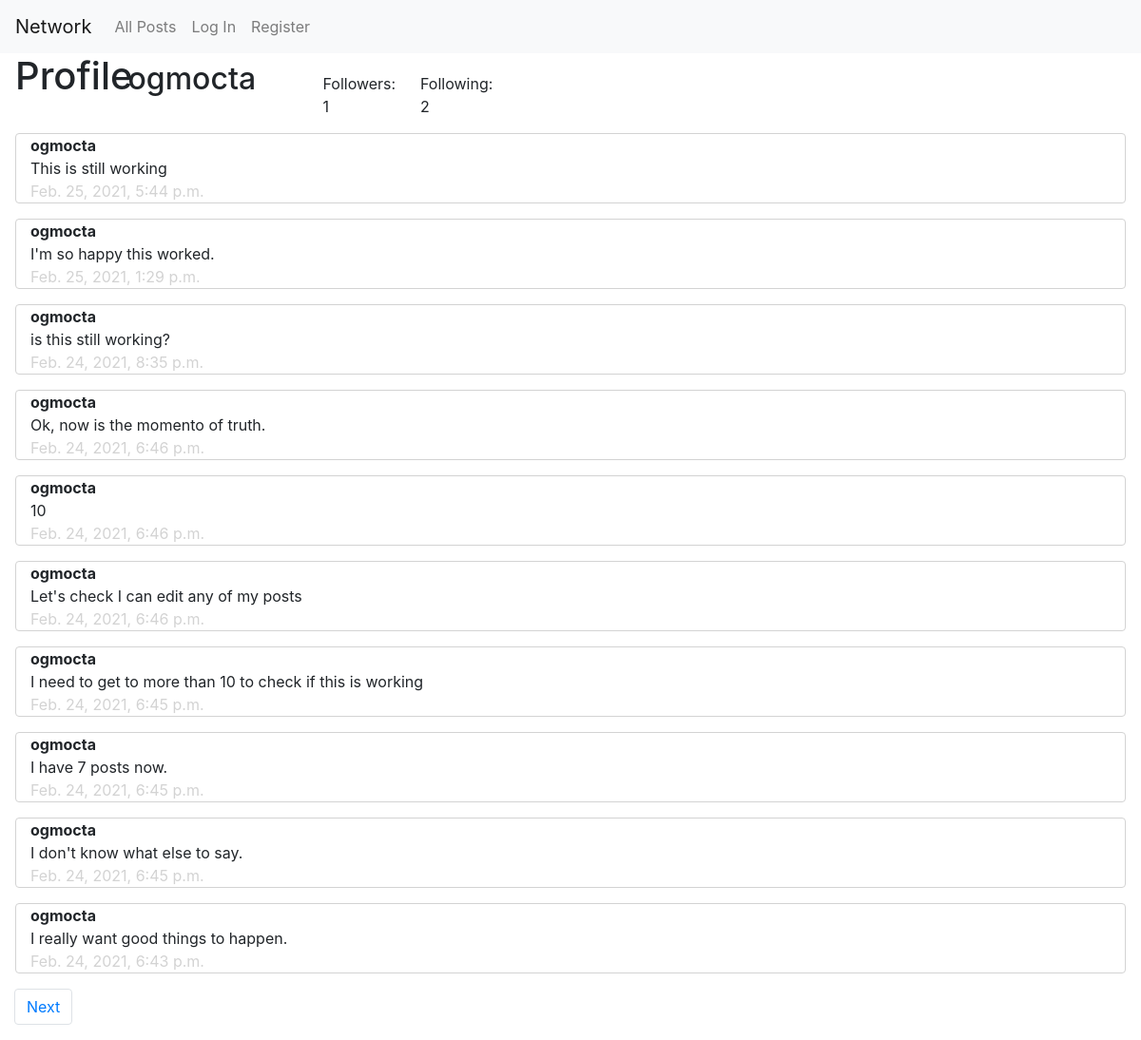
Page /1/ogmocta/profile on the committed database.
### network/models.py (models this page shows, shortened)
class User(AbstractUser):
    pass

class Post(models.Model):
    poster = models.ForeignKey(
        User, on_delete=models.CASCADE, related_name="my_posts")
    content = models.TextField()
    timestamp = models.DateTimeField(auto_now_add=True)
    likes = models.ManyToManyField(
        User, related_name="liked_posts")

### network/views.py (the view)
# urls.py: path("<int:page_num>/<str:username>/profile", views.profile, name="profile"),
def profile(request, username, page_num):
    user = User.objects.get(username=username)
    followers = Follow.objects.filter(following=user)
    following = Follow.objects.filter(follower=user)
    button = "your_profile"
    if (request.user.is_authenticated):
        if (Follow.objects.filter(follower=request.user, following=user).count() == 1):
            button = "unfollow"
        elif request.user != user:
            button = "follow"
    else:
        button = "follow"
    posts = user.my_posts.all()
    posts = posts.order_by("-timestamp").all()
    post_paginator = Paginator(posts, 10)
    page = post_paginator.get_page(page_num)
    return render(request, "network/profile.html", {
        "user_profile": user,
        "followers": len(followers),
        "following": len(following),
        "page": page,
        "button": button
    })

### network/templates/network/profile.html (shortened to what this page needs)
{% extends "network/layout.html" %}
{% load static %}
{% block body %}
<div id="follow" class="row bottom">
    <h1 class="ml-3 mb-1 col-1">Profile</h1>
    <h2 class="ml-3 col-2">{{user_profile.username}}</h2>
    <div class="col-1" id="followers" data-followers={{followers}}>Followers: {{followers}}</div>
    <div class="col-1">Following: {{following}}</div>
</div>
<div id="my-posts">
    {% for post in page.object_list %}
    <div data-post={{post.id}} class="container col-12 post">
        <div class="username">{{post.poster}}</div>
        <div id="post{{post.id}}">{{post.content}}</div>
        <div class="timestamp">{{post.timestamp}}</div>
    </div>
    {% endfor %}
</div>
<nav aria-label="Page navigation example" class="col-12">
    <ul class="pagination">
        {% if page.has_next %}
        <li class="page-item pointer"><a class="page-link"
                href="{% url 'profile' page.next_page_number user_profile.username %}">Next</a></li>
        {% endif %}
    </ul>
</nav>
{% endblock %}

### network/static/network/styles.css (style rules this page uses)
.container { border: 0.1rem; border-color: lightgray; border-style: solid; margin: 1rem; width: auto; border-radius: 4px; }
.timestamp { color: lightgray; }
.username { font-weight: bold; }
.bottom { align-items: baseline; }
.pointer { cursor: pointer; }

### rows in the picture
User: username "ogmocta"
Post: poster "ogmocta", content "This is still working", timestamp "Feb. 25, 2021, 5:44 p.m."
Post: poster "ogmocta", content "I'm so happy this worked.", timestamp "Feb. 25, 2021, 1:29 p.m."
Post: poster "ogmocta", content "is this still working?", timestamp "Feb. 24, 2021, 8:35 p.m."
Post: poster "ogmocta", content "Ok, now is the momento of truth.", timestamp "Feb. 24, 2021, 6:46 p.m."
Post: poster "ogmocta", content "10", timestamp "Feb. 24, 2021, 6:46 p.m."
Post: poster "ogmocta", content "Let's check I can edit any of my posts", timestamp "Feb. 24, 2021, 6:46 p.m."
Post: poster "ogmocta", content "I need to get to more than 10 to check if this is working", timestamp "Feb. 24, 2021, 6:45 p.m."
Post: poster "ogmocta", content "I have 7 posts now.", timestamp "Feb. 24, 2021, 6:45 p.m."
Post: poster "ogmocta", content "I don't know what else to say.", timestamp "Feb. 24, 2021, 6:45 p.m."
Post: poster "ogmocta", content "I really want good things to happen.", timestamp "Feb. 24, 2021, 6:43 p.m."

### other values in the picture
{{ followers }} "1"
{{ following }} "2"
